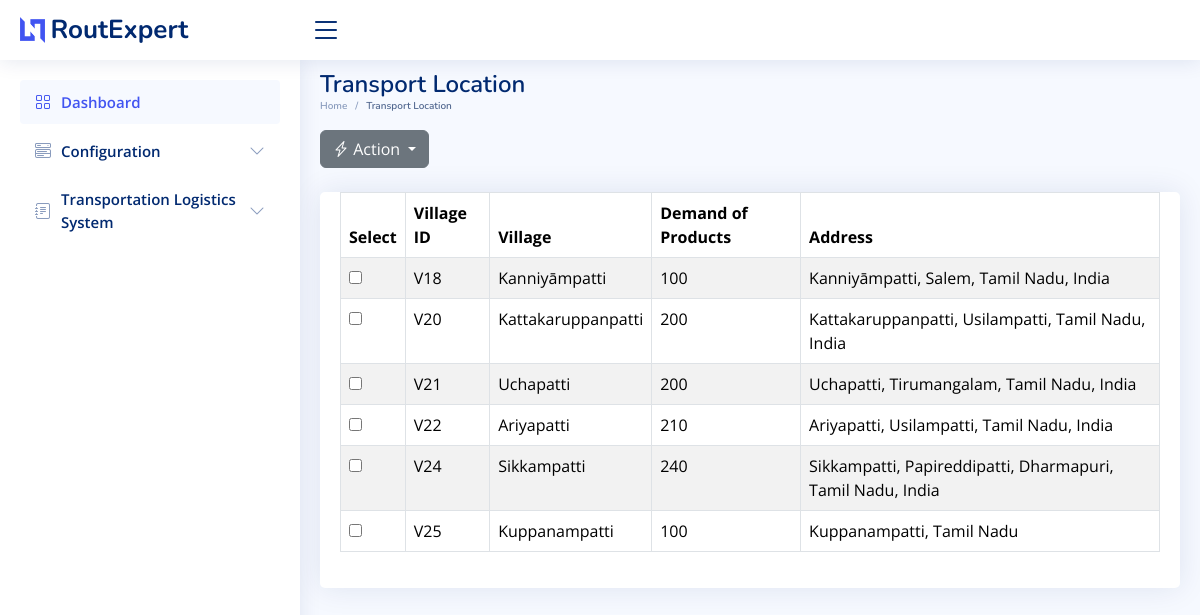
The app's page /trans_location_config, older data.
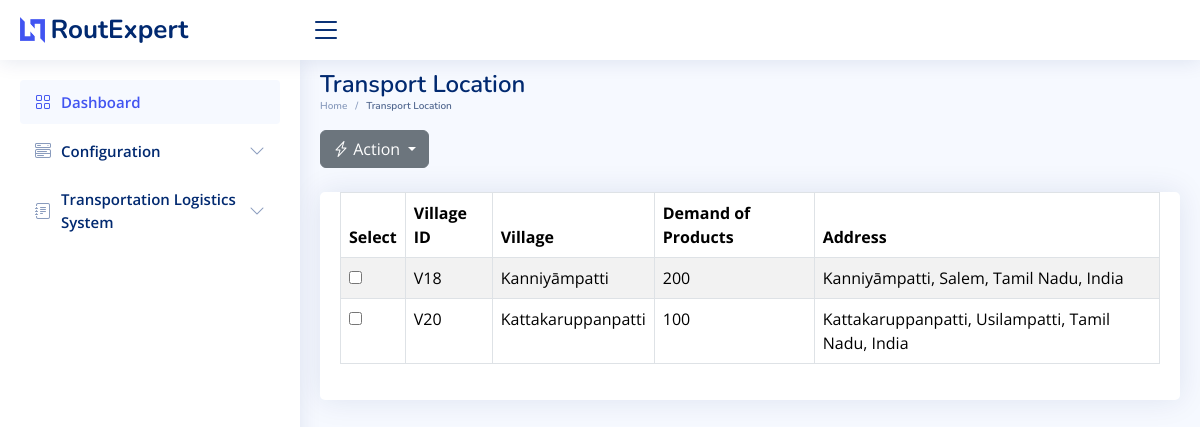
The same page, newer data.
### sql_app/model.py (models this page shows)
class TransportationLocation(Base):
    __tablename__ = "TransportationLocation"
    id = Column(Integer, primary_key=True, index=True)
    index = Column(String)
    villages = Column(String)
    location_demand = Column(String)
    address = Column(String)

### main.py (the view)
@app.get("/trans_location_config",response_class=HTMLResponse)
async def trans_location_config(request: Request):
    transportation_location_list = []
    db = SessionLocal()
    transportation_location_records= db.query(TransportationLocation).all()
    for location in transportation_location_records:
        location_data = {
            "id": location.id,
            "index": location.index,
            "villages": location.villages,
            "location_demand": location.location_demand,
            "address": location.address,
        }
        transportation_location_list.append(location_data)
    return templates.TemplateResponse("trans_location_config.html", {"request": request, "location": transportation_location_list})

### templates/trans_location_config.html (shortened to what this page needs)
<!DOCTYPE html>
<html lang="en">
  <head>
    <link
      href="../static/assets/vendor/bootstrap/css/bootstrap.min.css"
      rel="stylesheet"
    />
    <link
      href="../static/assets/vendor/bootstrap-icons/bootstrap-icons.css"
      rel="stylesheet"
    />
    <link
      href="../static/assets/vendor/boxicons/css/boxicons.min.css"
      rel="stylesheet"
    />
    <link
      href="../static/assets/vendor/quill/quill.snow.css"
      rel="stylesheet"
    />
    <link
      href="../static/assets/vendor/quill/quill.bubble.css"
      rel="stylesheet"
    />
    <link
      href="../static/assets/vendor/remixicon/remixicon.css"
      rel="stylesheet"
    />
    <link
      href="../static/assets/vendor/simple-datatables/style.css"
      rel="stylesheet"
    />
    <link href="../static/assets/css/style.css" rel="stylesheet" />
  </head>
  <body>
    <header id="header" class="header fixed-top d-flex align-items-center">
      <div class="d-flex align-items-center justify-content-between">
        <a href="/" class="logo d-flex align-items-center">
          <img src="../static/assets/img/logo.png" alt="" />
          <span class="d-none d-lg-block">RoutExpert</span>
        </a>
        <i class="bi bi-list toggle-sidebar-btn"></i>
      </div>
    </header>
    <aside id="sidebar" class="sidebar">
      <ul class="sidebar-nav" id="sidebar-nav">
        <li class="nav-item">
          <a class="nav-link" href="/">
            <i class="bi bi-grid"></i>
            <span>Dashboard</span>
          </a>
        </li>
        <li class="nav-item">
          <a
            class="nav-link collapsed"
            data-bs-target="#components-nav"
            data-bs-toggle="collapse"
            href="#"
          >
            <i class="bi bi-menu-button-wide"></i><span>Configuration</span
            ><i class="bi bi-chevron-down ms-auto"></i>
          </a>
        </li>
        <li class="nav-item">
          <a
            class="nav-link collapsed"
            data-bs-target="#forms-nav"
            data-bs-toggle="collapse"
            href="#"
          >
            <i class="bi bi-journal-text"></i
            ><span>Transportation Logistics System</span
            ><i class="bi bi-chevron-down ms-auto"></i>
          </a>
        </li>
      </ul>
    </aside>
    <main id="main" class="main">
      <div class="pagetitle">
        <h1>Transport Location</h1>
        <nav>
          <ol class="breadcrumb">
            <li class="breadcrumb-item"><a href="/">Home</a></li>
            <li class="breadcrumb-item active">Transport Location</li>
          </ol>
        </nav>
      </div>
      <section class="section dashboard">
        <div class="row">
          <div class="col-md-6">
            <div class="dropdown d-inline-block">
              <button
                class="btn btn-secondary dropdown-toggle"
                type="button"
                id="configurationDropdown"
                data-bs-toggle="dropdown"
                aria-expanded="false"
              >
                <i class="bi bi-lightning-charge"></i> Action
              </button>
            </div>
          </div>
        </div>
        <div class="container-lg-10 mt-4">
          <div class="card">
            <div class="card-body">
              <table class="table datatable table-bordered table-striped">
                <thead class="thead-dark">
                  <tr>
                    <th>Select</th>
                    <th>Village ID</th>
                    <th>Village</th>
                    <th>Demand of Products</th>
                    <th>Address</th>
                  </tr>
                </thead>
                <tbody>
                  {% for location in location %}
                  <tr>
                    <td>
                      <input
                        type="checkbox"
                        name="selectedlocation"
                        value="{{ location.id }}"
                      />
                    </td>
                    <td class="location-info" data-column="location_number">
                      {{ location.index }}
                    </td>
                    <td class="location-info" data-column="location_type">
                      {{ location.villages }}
                    </td>
                    <td class="location-info" data-column="location_demand">
                      {{ location.location_demand}}
                    </td>
                    <td class="location-info" data-column="license_number">
                      {{ location.address }}
                    </td>
                  </tr>
                  {% endfor %}
                </tbody>
              </table>
            </div>
          </div>
        </div>
      </section>
    </main>
  </body>
</html>

### static/assets/css/style.css (style rules this page uses)
:root { scroll-behavior: smooth; }
body { font-family: "Open Sans", sans-serif; background: #f6f9ff; color: #444444; }
a { color: #4154f1; text-decoration: none; }
h1, h2, h3, h4, h5, h6 { font-family: "Nunito", sans-serif; }
#main { margin-top: 60px; padding: 10px 20px; font-size: 16px; transition: all 0.3s; }
.pagetitle { margin-bottom: 10px; }
.pagetitle h1 { font-size: 24px; margin-bottom: 0; font-weight: 600; color: #012970; }
.card { margin-bottom: 30px; border: none; border-radius: 5px; box-shadow: 0px 0 30px rgba(1, 41, 112, 0.1); }
.card-body { padding: 0 20px 20px 20px; }
.breadcrumb { font-size: 10px; font-family: "Nunito", sans-serif; color: #899bbd; font-weight: 600; }
.breadcrumb a { color: #899bbd; transition: 0.3s; }
.breadcrumb .breadcrumb-item::before { color: #899bbd; }
.breadcrumb .active { color: #51678f; font-weight: 600; }
.logo { line-height: 1; }
@media (min-width: 1200px) { .logo { width: 280px; } }
.logo img { max-height: 26px; margin-right: 6px; }
.logo span { font-size: 26px; font-weight: 700; color: #012970; font-family: "Nunito", sans-serif; }
.header { transition: all 0.5s; z-index: 997; height: 60px; box-shadow: 0px 2px 20px rgba(1, 41, 112, 0.1); background-color: #fff; padding-left: 20px; }
.header .toggle-sidebar-btn { font-size: 32px; padding-left: 10px; cursor: pointer; color: #012970; }
.sidebar { position: fixed; top: 60px; left: 0; bottom: 0; width: 300px; z-index: 996; transition: all 0.3s; padding: 20px; overflow-y: auto; scrollbar-width: thin; scrollbar-color: #aab7cf transparent; box-shadow: 0px 0px 20px rgba(1, 41, 112, 0.1); background-color: #fff; }
@media (min-width: 1200px) { #main, #footer { margin-left: 300px; } }
.sidebar-nav { padding: 0; margin: 0; list-style: none; }
.sidebar-nav li { padding: 0; margin: 0; list-style: none; }
.sidebar-nav .nav-item { margin-bottom: 5px; }
.sidebar-nav .nav-link { display: flex; align-items: center; font-size: 15px; font-weight: 600; color: #4154f1; transition: 0.3; background: #f6f9ff; padding: 10px 15px; border-radius: 4px; }
.sidebar-nav .nav-link i { font-size: 16px; margin-right: 10px; color: #4154f1; }
.sidebar-nav .nav-link.collapsed { color: #012970; background: #fff; }
.sidebar-nav .nav-link.collapsed i { color: #899bbd; }
.sidebar-nav .nav-link .bi-chevron-down { margin-right: 0; transition: transform 0.2s ease-in-out; }

Row changes from the older to the newer data that the page shows:
removed TransportationLocation: index "V21", villages "Uchapatti", location_demand "200", address "Uchapatti, Tirumangalam, Tamil Nadu, India"
removed TransportationLocation: index "V22", villages "Ariyapatti", location_demand "210", address "Ariyapatti, Usilampatti, Tamil Nadu, India"
removed TransportationLocation: index "V24", villages "Sikkampatti", location_demand "240", address "Sikkampatti, Papireddipatti, Dharmapuri, Tamil Nadu, India"
removed TransportationLocation: index "V25", villages "Kuppanampatti", location_demand "100", address "Kuppanampatti, Tamil Nadu"
changed TransportationLocation "Kanniyāmpatti": location_demand "100" → "200"
changed TransportationLocation "Kattakaruppanpatti": location_demand "200" → "100"
